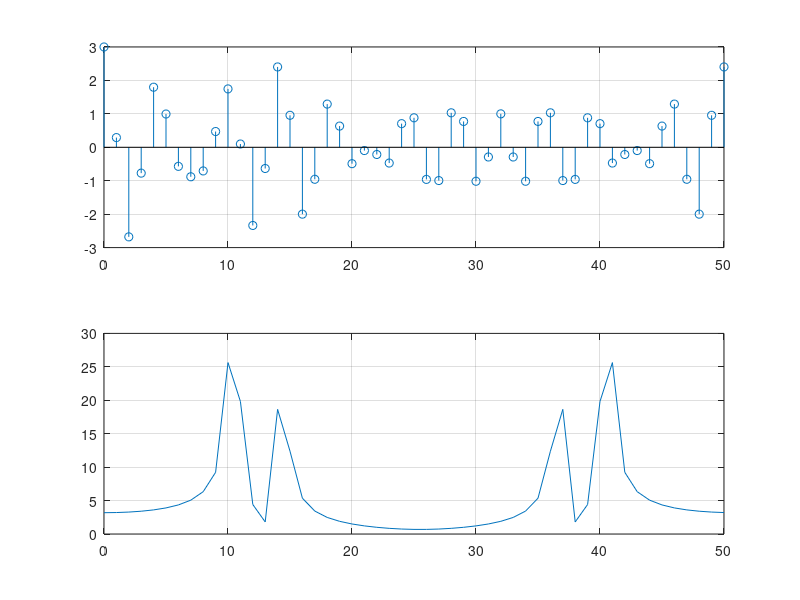

This figure's MATLAB source:
% T=1/(32*10^3);t=(0:15);
% xn=cos(2*pi*6.5*10^3*t*T)+cos(2*pi*7*10^3*t*T)+cos(2*pi*9*10^3*t*T);
% Xk=fft(xn,16);figure(1);
% subplot(2,1,1);stem(t,xn);grid;
% subplot(2,1,2);stem(t,abs(Xk));grid;

% T=1/(32*10^3);
% t=(0:15);
% xn=cos(2*pi*6.5*10^3*t*T)+cos(2*pi*7*10^3*t*T)+cos(2*pi*9*10^3*t*T);
% n1=0:50;xn1=[xn,zeros(1,35)];Xk1=fft(xn1,51);figure(8);
% subplot(2,1,1);stem(n1,xn1);grid;
% subplot(2,1,2);plot(n1,abs(Xk1));grid;

T=1/(32*10^3);t=(0:50);
xn=cos(2*pi*6.5*10^3*t*T)+cos(2*pi*7*10^3*t*T)+cos(2*pi*9*10^3*t*T);
Xk2=fft(xn,51);figure(9);
subplot(2,1,1);stem(t,xn);grid;
subplot(2,1,2);plot(t,abs(Xk2));grid;